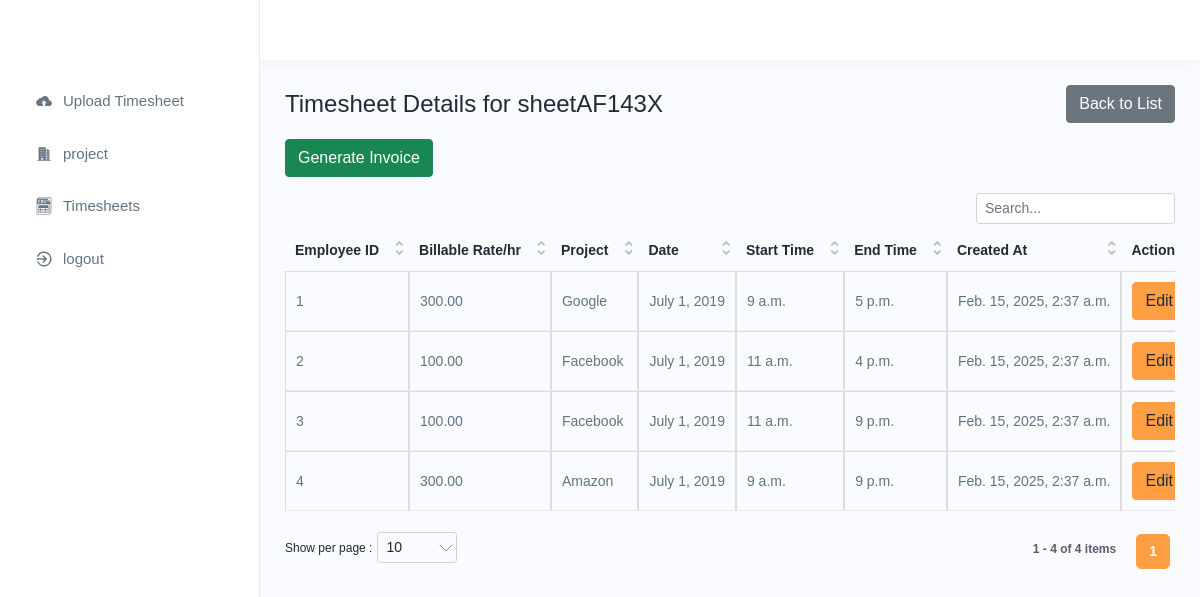
Screenshot of /revenue_collection/timesheets/sheetAF143X/ (signed in) with the database file from the repository.
### bill_rate_system/models.py (models this page shows, shortened)
class Timesheet(models.Model):
    employee_id = models.IntegerField()
    billable_rate = models.DecimalField(max_digits=10, decimal_places=2)
    project = models.ForeignKey(Project, on_delete=models.CASCADE)
    date = models.DateField()
    start_time = models.TimeField()
    end_time = models.TimeField()
    sheet_name = models.CharField(max_length=255)
    created_at=models.DateTimeField(auto_now_add=True)
    class Meta:
        unique_together = ('employee_id', 'project', 'date', 'start_time', 'end_time')

class Project(models.Model):
    name = models.CharField(max_length=255, unique=True)

### bill_rate_system/views.py (the view)
# urls.py: path('timesheets/<str:sheet_name>/', timesheet_detail, name='timesheet_detail'),
@login_required(login_url='authentication:login')
def timesheet_detail(request, sheet_name):
    logger.info(f"User {request.user} accessed timesheet details for sheet name {sheet_name}.")
    timesheets = Timesheet.objects.filter(sheet_name=sheet_name)
    logger.info(f"Retrieved {timesheets.count()} entries for sheet name {sheet_name}.")
    return render(request, 'bill_rate_system/timesheet_detail.html', {'timesheets': timesheets, "sheet_name": sheet_name})

### bill_rate_system/templates/bill_rate_system/timesheet_detail.html
{% extends 'bill_rate_system/base.html' %}
{% load static %}
{% block content %}
<div class="d-flex justify-content-between align-items-center">
    <h3>Timesheet Details for {{ sheet_name }}</h3>
    <a href="{% url 'bill_rate_system:timesheets' %}" class="btn btn-secondary">Back to List</a>
</div>
<div class="text-right mt-3">
    <a href="{% url 'bill_rate_system:invoice_list' sheet_name=sheet_name %}" class="btn btn-success">
        Generate Invoice
    </a>
</div>
<div class="table-responsive mt-3">
    <table class="table datanew">
        <thead>
            <tr>
                <th>Employee ID</th>
                <th>Billable Rate/hr</th>
                <th>Project</th>
                <th>Date</th>
                <th>Start Time</th>
                <th>End Time</th>
                <th>Created At</th>
                <th>Action</th>
            </tr>
        </thead>
        <tbody>
            {% for timesheet in timesheets %}
            <tr>
                <td>{{ timesheet.employee_id }}</td>
                <td>{{ timesheet.billable_rate }}</td>
                <td>{{ timesheet.project.name }}</td>
                <td>{{ timesheet.date }}</td>
                <td>{{ timesheet.start_time }}</td>
                <td>{{ timesheet.end_time }}</td>
                <td>{{ timesheet.created_at }}</td>
                <td>
                    <a href="{% url 'bill_rate_system:edit_timesheet' timesheet_id=timesheet.id %}" class="btn btn-primary">Edit</a>
                </td>
            </tr>
            {% empty %}
            <tr>
                <td colspan="7" class="text-center">No records found.</td>
            </tr>
            {% endfor %}
        </tbody>
    </table>
</div>
{% endblock %}

### bill_rate_system/templates/bill_rate_system/base.html (shortened to what this page needs)
{% load static %}
<!DOCTYPE html>
<html lang="en">
<head>
    <link rel="stylesheet" href="{% static 'assets/css/bootstrap.min.css' %}">
    <link rel="stylesheet" href="{% static 'assets/css/animate.css' %}">
    <link rel="stylesheet" href="{% static 'assets/plugins/select2/css/select2.min.css' %}">
    <link rel="stylesheet" href="{% static 'assets/css/dataTables.bootstrap4.min.css' %}">
    <link rel="stylesheet" href="{% static 'assets/plugins/fontawesome/css/fontawesome.min.css' %}">
    <link rel="stylesheet" href="{% static 'assets/plugins/fontawesome/css/all.min.css' %}">
    <link rel="stylesheet" href="{% static 'assets/css/style.css' %}">
    <link rel="stylesheet" href="{% static 'assets/css/upload.css' %}">
</head>
<body>
    <div class="main-wrapper">
        <div class="header">
            <div class="header-left active">
            </div>
        </div>
    </div>
    <div class="sidebar" id="sidebar">
        <div class="sidebar-inner slimscroll">
            <div id="sidebar-menu" class="sidebar-menu">
                <ul>
                    <li><a href="{% url 'bill_rate_system:upload-page'%}"><img src="{% static 'assets/img/icons/upload1.svg' %}" alt="img"><span> Upload Timesheet</span></a></li>
                    <li><a href="{% url 'bill_rate_system:project_list'%}"><img src="{% static 'assets/img/icons/company.svg' %}" alt="img"><span> project</span></a></li>
                    <li><a href="{% url 'bill_rate_system:timesheets'%}"><img src="{% static 'assets/img/icons/csv.svg' %}" alt="img"><span> Timesheets</span></a></li>
                    <li><a href="{% url 'authentication:logout'%}"><img  src="{% static 'assets/img/icons/logout.svg' %}" alt="img" ><span> logout</span></a></li>
                </ul>
            </div>
        </div>
    </div>
    <div class="page-wrapper">
        <div class="content">
            {% block content %}
            {% endblock %}
        </div>
    </div>
</body>
</html>

### authentication/static/assets/css/upload.css (style rules this page uses)
#invoiceTable th, td { border: 1px solid black; padding: 10px; text-align: left; }
.invoice-list .container table th, td { border: 1px solid #ddd; padding: 12px; text-align: left; }
a { text-decoration: none; color: #007bff; font-weight: bold; }

### bill_rate_system/templates/bill_rate_system/base.html (style rules this page uses)
a { text-decoration: none !important; }

### rows the page displays
Timesheet: employee_id "1", billable_rate "300.00", project.name "Google", date "July 1, 2019", start_time "9 a.m.", end_time "5 p.m.", created_at "Feb. 15, 2025, 2:37 a.m."
Timesheet: employee_id "2", billable_rate "100.00", project.name "Facebook", date "July 1, 2019", start_time "11 a.m.", end_time "4 p.m.", created_at "Feb. 15, 2025, 2:37 a.m."
Timesheet: employee_id "3", billable_rate "100.00", project.name "Facebook", date "July 1, 2019", start_time "11 a.m.", end_time "9 p.m.", created_at "Feb. 15, 2025, 2:37 a.m."
Timesheet: employee_id "4", billable_rate "300.00", project.name "Amazon", date "July 1, 2019", start_time "9 a.m.", end_time "9 p.m.", created_at "Feb. 15, 2025, 2:37 a.m."

### other values shown
{{ sheet_name }} "sheetAF143X"
